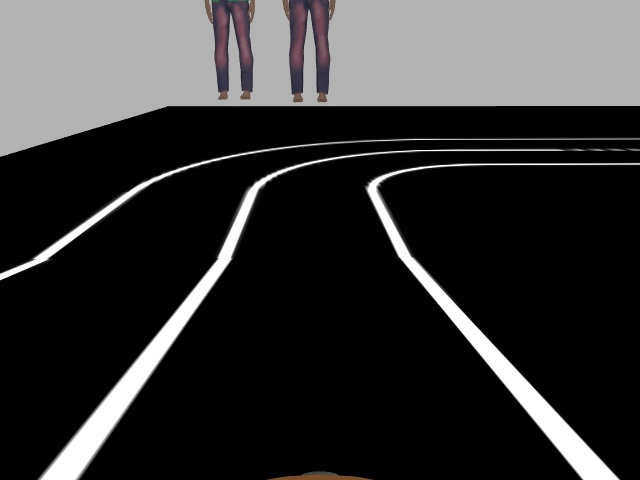
#> input picture BFMC_Simulator/startup_workspace/src/startup_package/src/test.jpg, 640 x 480 px
$ python -i lanes.py   (imports and definitions only)
#> lines starting #> are read from the running program, lines starting #| are printed output that depends on the picture; after the words box and inside, x2 and y2 are one past the last pixel; in counts of white or black regions, pixels touching at a corner belong together
#!/usr/bin/python

# importing the importatne laibriers
import cv2
import numpy as np
import matplotlib.pyplot as plt

# function to apply canny edge detector
def canny( image ):
    # transforing the image to gray scale
    gray = cv2.cvtColor( image, cv2.COLOR_RGB2GRAY)

    # applying the cany method to detect edges
    # parameters here define the min threshold and the Max threshold
    # for the canny detecter, you can read about canny detecter
    canny_output = cv2.Canny( gray ,50  , 150 )
    return canny_output

# a function to make a mask and apply it to the image
# to exctract the region of interest
def region_of_interset( image ):
    # hight is the number of rows in an image array
    hight = image.shape[0]
    width = image.shape[1]
    # bulding a triangle consist of three piont that suround the area that we want
    triangle = np.array([
                            [(0, hight), (width, hight ), (int(width/2), int(hight/6))]
                        ])
    # building a black image the same size of the image
    mask = np.zeros_like(image)
    # creating the mask by making the triangle area has white pixels
    cv2.fillPoly( mask, triangle, 255 )
    # apllying the mask to the image
    masked_image = cv2.bitwise_and( image, mask )
    return masked_image


# # a function to drow lines on the output lane_image
# def display_lines(image, lines):
#     # building black image
#     line_image = np.zeros_like(image)
#     # loop in the cordinates of each lines
#     # line format ( x1, y1, x2, y2  )
#     if lines is not None:
#         for line in lines :
#             x1, y1, x2, y2 = line.reshape(4)
#             # drow on the black image the lines
#             # parameters ( the image that we want to drow on, the first line point
#             #              the scond point, the color of the line, thickness of the line )
#             cv2.line(line_image, (x1,y1), (x2,y2), (0,255,0), 5 )
#     return line_image


# a function to drow lines on the output lane_image
def display_lines(image, lines):
    # building black image
    line_image = np.zeros_like(image)
    # 0 and 1 means green, 2 means blue, 3 means red
    line_color_num = 0
    # to make sure that lines are exist
    if lines.any():
        # loop in the cordinates of each lines
        # line format ( x1, y1, x2, y2  )
        for line in lines :
            x1, y1, x2, y2 = line.reshape(4)
            # drow on the black image the lines
            # parameters ( the image that we want to drow on, the first line point
            #              the scond point, the color of the line, thickness of the line )
            # the car lane (blue)
            if line_color_num == 2:
                try:
                    cv2.line(line_image, (x1,y1), (x2,y2), (0,0,255), 4 )
                except Exception as e:
                    print("Oops!", e.__class__, "occurred.")
                    pass

            # the middle road lane (red)
            elif line_color_num == 3:
                try:
                    cv2.line(line_image, (x1,y1), (x2,y2), (255,0,0), 4 )
                except Exception as e:
                    print("Oops!", e.__class__, "occurred.")
                    pass

            # the road lanes (green)
            else:
                try:
                    cv2.line(line_image, (x1,y1), (x2,y2), (0,0,255), 4 )
                except Exception as e:
                    print("Oops!", e.__class__, "occurred.")
                    pass

            line_color_num += 1
    return line_image


# # to make coordinates from the slope and the intercept (biase)
# def make_coordinates( image, line_parameters ):
#     slope, intercept = line_parameters
#     # to get image height
#     y1 = image.shape[0]
#     # we want the line to start from the buttom to 3/5 from the image height
#     y2 = int( y1 * ( 3.0/5 ))
#     # simple equation to get x1 and x2 dependent on the y and slope and intercept (bias)
#     x1 = int(( y1 - intercept ) / slope )
#     x2 = int(( y2 - intercept ) / slope )
#     # return line points
#     return np.array( [ x1, y1, x2, y2 ])


# to make coordinates from the slope and the intercept (biase)
def make_coordinates( image, line_parameters ):
    # to make sure if line_parameters has items and iterable
    if hasattr(line_parameters, '__iter__'):
        # to get slop and bias
        slope, intercept = line_parameters
        # to get image height
        y1 = image.shape[0]
        # we want the line to start from the buttom to 3/5 from the image height
        y2 = int( y1 * ( 3.0/5 ))
        # simple equation to get x1 and x2 dependent on the y and slope and intercept (bias)
        x1 = int(( y1 - intercept ) / slope )
        x2 = int(( y2 - intercept ) / slope )
        # return line points
        return np.array( [ x1, y1, x2, y2 ])
    # if there is no line paramters, then we will draw nothing
    else:
        return np.array( [ 0, 0, 0, 0 ])


# def average_slope_intersect( image, lines ):
#     # creating two lists that have all the slopes ans biases
#     # for the right and left lines
#     left_fit = []
#     right_fit = []
#     # looping in the lines line by line
#     for line in lines :
#         # get the cordinates for each line
#         x1, y1, x2, y2 = line.reshape(4)
#         # to get the parameters for each line (Xs of the line, Ys of the line, degree=1)
#         parameters = np.polyfit( ( x1,x2 ), ( y1,y2 ), 1)
#         # slope and intersept  ( biase )
#         slope = parameters[0]
#         intersept = parameters[1]
#         # if the slope is less than zero thyen the line is in the left
#         if slope < 0 :
#             left_fit.append( ( slope,intersept ) )
#         # if the slope is more than zero then the line is on the right
#         else:
#             right_fit.append( ( slope,intersept ) )
#
#     # averging the slopes and biases for right and left lines
#     left_fit_average = np.average( left_fit, axis=0 )
#     print(left_fit_average)
#     right_fit_average = np.average( right_fit, axis=0 )
#     print(right_fit_average)
#     # creating one left line and one right line using make_coordinates function
#
#     left_line = make_coordinates(image,left_fit_average )
#     right_line = make_coordinates(image,right_fit_average )
#
#     # the return value is array of two optimazed lines
#     return np.array([ left_line, right_line ])


def average_slope_intersect( image, lines ):
    # creating two lists that have all the slopes ans biases
    # for the right and left lines
    left_fit = []
    right_fit = []

    # image width and height
    height = image.shape[0]
    width = image.shape[1]

    # looping in the lines line by line
    if lines.any():
        for line in lines:
            # get the cordinates for each line
            x1, y1, x2, y2 = line.reshape(4)
            # to get the parameters for each line (Xs of the line, Ys of the line, degree=1)
            parameters = np.polyfit( ( x1,x2 ), ( y1,y2 ), 1)
            # slope and intersept  ( biase )
            slope = parameters[0]
            intersept = parameters[1]
            # if the slope is less than zero then the line is in the left
            if slope < 0 :
                left_fit.append( ( slope,intersept ) )
                # if the slope is more than zero then the line is on the right
            else:
                right_fit.append( ( slope,intersept ) )

    # averging the slopes and biases for right and left lines
    left_fit_average = np.average( left_fit, axis=0 )
    right_fit_average = np.average( right_fit, axis=0 )
    # creating one left line and one right line using make_coordinates function
    left_line = make_coordinates(image,left_fit_average )
    right_line = make_coordinates(image,right_fit_average )
    # the return value is array of two optimazed lines
    averaged_lines = np.array([ left_line, right_line ])

    # middle_line = np.array([  int((averaged_lines[0,0] + averaged_lines[1,0])/2),
    #                           int((averaged_lines[0,1] + averaged_lines[1,1])/2),
    #                           int((averaged_lines[0,2] + averaged_lines[1,2])/2),
    #                           int((averaged_lines[0,3] + averaged_lines[1,3])/2)]  )
    # print(middle_line )

    # to get the road line between the two side lines
    # average function will take the tow sides lines coordinates
    # and do average
    middle_line = np.average( averaged_lines, axis=0 )
    # to convert coordinates to intgers
    middle_line = [int(item) for item in middle_line]

    # get the slope of the midle line
    middle_slope = np.polyfit( ( middle_line[0],middle_line[2] ), ( middle_line[1],middle_line[3] ), 1)[0]

    # car line depend on the region of interest and the input video resolution
    # also depend on the postion of the camera
    # this part indeed need some modifications in real world testing
    # taking the slope and the line of the car
    car_line = np.array([width/2, height, width/2, height/2])
    car_slope = np.polyfit( ( car_line[0],car_line[2] ), ( car_line[1],car_line[3] ), 1)[0]

    # if the absolute slope of the middle line smaller than the care slopes
    # then we have to steering
    if ( abs(middle_slope) < abs(car_slope) ):
        # of the middle line slope is postive then ster left
        if middle_slope >= 0:
            #steer left
            print("steer left")
            # keyboard.press('a')
            # keyboard.release('a')
        # if the middle line slope is negative then steer right
        elif middle_slope < 0:
            #steer right
            print("steer right")
            # [6 lines of commented-out code are left out]
    return np.array([ left_line, right_line , middle_line , car_line ])


def lane_keep(image):

    lane_image = np.copy(image)

    # apllying canny edges detector
    canny_output = canny(lane_image)

    # calling the creat mask method
    cropped_image = region_of_interset(canny_output)

    # creating lines from the cropped image
    # parameters ( the image, 2 pixles precsion, 1 degree precsion = pi/180
    #              thrsshold = 100 intersection, placeholder array ( empty array)
    #               min line length to be printed on output= 20 pixles
    #               max gap between lines to be conected = 5 pixles              )
    lines = cv2.HoughLinesP(    cropped_image, 5, np.pi/180, 100, np.array([]),
                                minLineLength = 5 ,maxLineGap = 25                  )

    # a function to optimise the lines
    averaged_lines = average_slope_intersect( lane_image, lines )


    # making the line image
    line_image = display_lines( lane_image, averaged_lines )

    # combine the orginal image with line line image
    # parameters : (first image, weight1, second image, weight2, gamma )
    combo_image = cv2.addWeighted(line_image, 0.5, lane_image, 0.5, 1 )
    return combo_image

>>> import cv2
>>> picture = cv2.cvtColor(cv2.imread('test.jpg'), cv2.COLOR_BGR2RGB)
>>> result = lane_keep(picture)
#> in canny, `canny_output = cv2.Canny( gray ,50  , 150 )`:
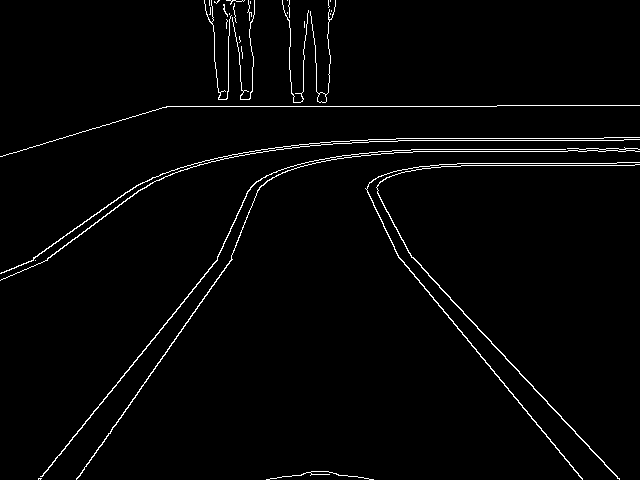
#> canny_output: shape (480, 640); 2.2% white in thin lines or dots
#> in region_of_interset, `cv2.fillPoly( mask, triangle, 255 )`:
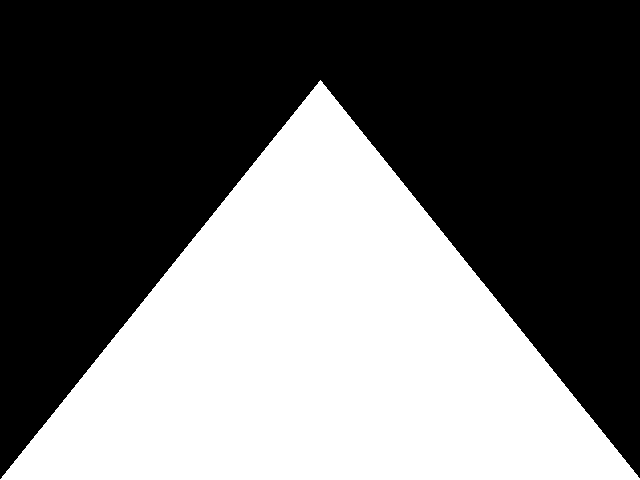
#> mask: shape (480, 640); 41.8% white; 1 white region, box (x1, y1, x2, y2) and area: (0, 80, 640, 480) 128359
#> in region_of_interset, `masked_image = cv2.bitwise_and( image, mask )`:
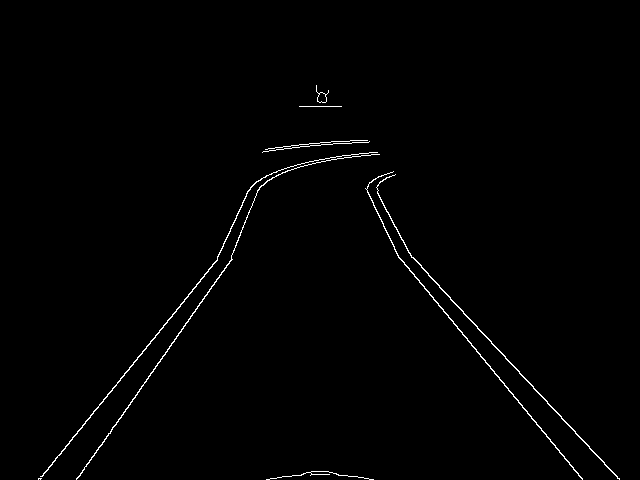
#> masked_image: shape (480, 640); 0.9% white in thin lines or dots, all inside (x1, y1, x2, y2) = (38, 85, 620, 480)
#> in lane_keep, `lines = cv2.HoughLinesP(    cropped_image, 5, np.pi/180, 100, np.array..`: lines = 40 rows, first 6: [40, 479, 217, 260], [527, 413, 582, 479], [383, 225, 619, 478], [165, 354, 231, 256], [494, 373, 582, 478], [448, 317, 490, 366]
#> the loop in average_slope_intersect, `for line in lines:` made 40 passes
#> (x1, y1, x2, y2, slope, intersept) on passes 1 to 12: (40, 479, 217, 260, -1.24, 528.5), (527, 413, 582, 479, 1.2, -219.4), (383, 225, 619, 478, 1.07, -185.6), (165, 354, 231, 256, -1.48, 599), (494, 373, 582, 478, 1.19, -216.4), (448, 317, 490, 366, 1.17, -205.7), (269, 180, 291, 145, -1.59, 608), (121, 417, 141, 386, -1.55, 604.5), (84, 469, 98, 447, -1.57, 601), (39, 478, 217, 259, -1.23, 526), (414, 276, 462, 332, 1.17, -207), (242, 202, 250, 187, -1.88, 655.8)
#> after the loop in average_slope_intersect, `for line in lines:`: left_fit = 25 pairs, first value -2.29 to -0.0693, second value 166.6 to 783.6; right_fit = [(1.2, -219.4), (1.07, -185.6), (1.19, -216.4), (1.17, -205.7), (1.17, -207), (1.75, -455.8), (1.94, -521.7), (1.05, -172.4), (1.83, -497.4), (1, -139), (1.07, -183.9), (1.17, -206.7), (1.86, -505.7), (1.8, -485.8), (1.96, -527.7)]
#> in average_slope_intersect, `left_fit_average = np.average( left_fit, axis=0 )`: left_fit_average = [-1.35, 538.7]
#> in average_slope_intersect, `right_fit_average = np.average( right_fit, axis=0 )`: right_fit_average = [1.42, -315.3]
#> in make_coordinates, `slope, intercept = line_parameters`: slope = -1.35; intercept = 538.7
#> in make_coordinates, `x1 = int(( y1 - intercept ) / slope )`: x1 = 43
#> in make_coordinates, `x2 = int(( y2 - intercept ) / slope )`: x2 = 186
#> in average_slope_intersect, `left_line = make_coordinates(image,left_fit_average )`: left_line = [43, 480, 186, 288]
#> in average_slope_intersect, `right_line = make_coordinates(image,right_fit_average )`: right_line = [561, 480, 425, 288]
#> in average_slope_intersect, `averaged_lines = np.array([ left_line, right_line ])`: averaged_lines = [[43, 480, 186, 288], [561, 480, 425, 288]]
#> in average_slope_intersect, `middle_line = np.average( averaged_lines, axis=0 )`: middle_line = [302, 480, 305.5, 288]
#> in average_slope_intersect, `middle_line = [int(item) for item in middle_line]`: middle_line = [302, 480, 305, 288]
#> in average_slope_intersect, `middle_slope = np.polyfit( ( middle_line[0],middle_line[2] ), ( middle..`: middle_slope = -64
#> in lane_keep, `averaged_lines = average_slope_intersect( lane_image, lines )`: averaged_lines = [[43, 480, 186, 288], [561, 480, 425, 288], [302, 480, 305, 288], [320, 480, 320, 240]]
#> the loop in display_lines, `for line in lines :` made 4 passes
#> (line, x1, x2, y2) on passes 1 to 4: ([43, 480, 186, 288], 43, 186, 288), ([561, 480, 425, 288], 561, 425, 288), ([302, 480, 305, 288], 302, 305, 288), ([320, 480, 320, 240], 320, 320, 240)
#> after the loop in display_lines, `for line in lines :`:
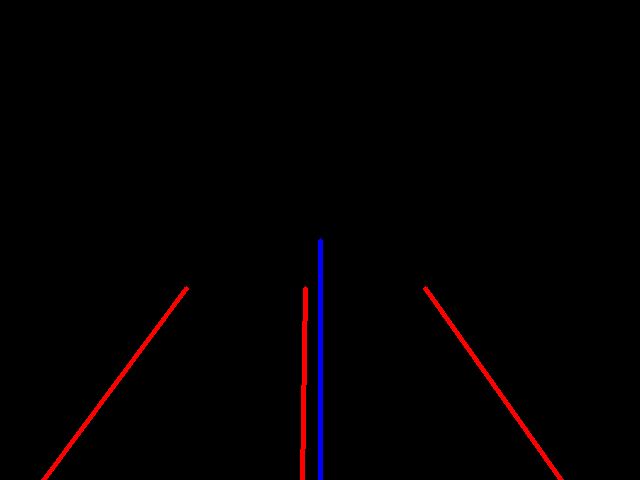
#> line_image: shape (480, 640, 3); mean of channels 0, 1, 2 1, 0, 2.6; drawn as B, G, R
#> after the loop in display_lines, `for line in lines :`: line_color_num = 4
#> in lane_keep, `combo_image = cv2.addWeighted(line_image, 0.5, lane_image, 0.5, 1 )`:
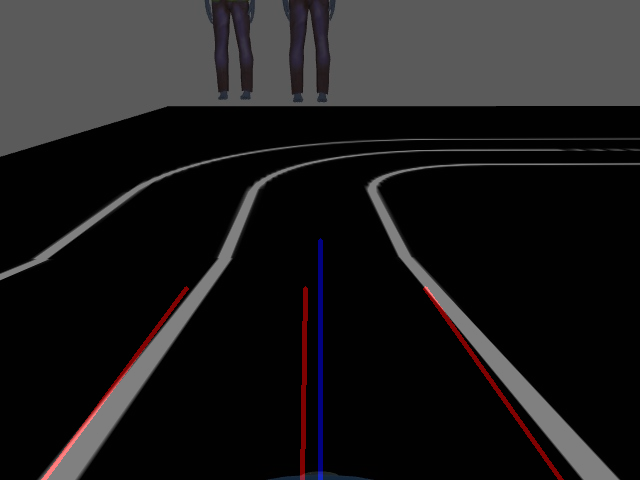
#> combo_image: shape (480, 640, 3); mean of channels 0, 1, 2 28.3, 27.6, 29; drawn as B, G, R
